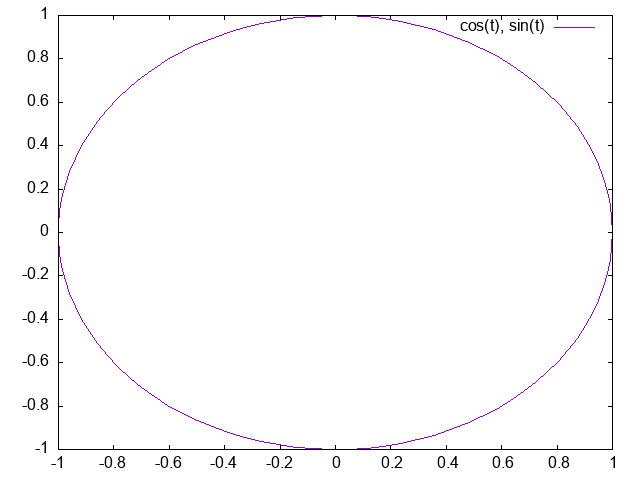

The script that saved this image:
set terminal png
set output "orbit.png"
set parametric
set trange [0:2*pi]
plot cos(t), sin(t)
